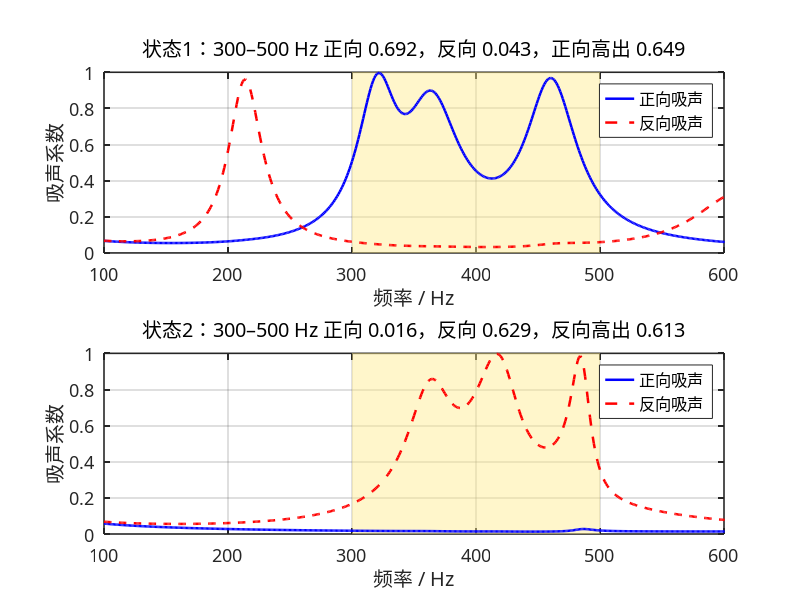

Recreate this plot in MATLAB.
clear;
clc;
close all;

%% 1. 基本参数

f = 100:1:700;
omega = 2*pi*f;
Nf = length(f);

rho0 = 1.29;
c0 = 343;
eta = 1.89e-5;
kappa = 0.026;
Cv = 712;
gamma = 1.4;

P0 = rho0*c0^2/gamma;
Z0 = rho0*c0;

nu = eta/rho0;
mu_bar = kappa/(rho0*Cv);

W = 30e-3;
L = 30e-3;
S = W*L;

Nc = 4;

%% 2. 四单胞结构参数

% 三层微穿孔板厚度（m）。两态共用。
t = 2e-3*ones(Nc,3);

% 12 个孔径（m）。每行一个单胞，三列是三块板。两态共用。
d = 1e-3 * [
    4.010869  0.476557  5.157657;
    0.358449  6.367800  3.411058;
    2.967288  0.100000  8.000000;
    3.908086  0.978698  6.866441
];

% 状态 1 的 8 个实际腔高（m）。每行一个单胞的两个腔。范围 10–80 mm。
H1 = 1e-3 * [
    72.281006  10.000000;
    80.000000  29.309394;
    67.270889  66.197444;
    57.816495  22.261956
];

% 状态 2 只改这 8 个实际腔高（m）。
H2 = 1e-3 * [
    10.000000  80.000000;
    12.611430  49.451512;
    10.000000  77.009630;
    10.000000  77.741460
];

n_holes = ones(Nc,3);
phi = pi*d.^2.*n_holes/(4*S);
weight = ones(1,Nc)/Nc;

%% 3. 折纸几何

a = 30;       % mm
hc = 20;      % mm
n0 = 4;
beta = 45;    % degree

%% 4. 微穿孔板阻抗（孔径不变，只算一次）

Zp = complex(zeros(Nc,3,Nf));

for s = 1:Nc
    for j = 1:3
        y = (d(s,j)/2)./sqrt(eta./(rho0*omega));
        q = y*sqrt(-1i);
        F = 1-2*besselj(1,q)./(q.*besselj(0,q));
        Z = 1i*omega*rho0*t(s,j)./(phi(s,j).*F) ...
          + sqrt(2)*eta*y./(phi(s,j)*d(s,j)) ...
          + 1i*0.85*omega*rho0*d(s,j)/phi(s,j);
        Zp(s,j,:) = reshape(Z,1,1,Nf);
    end
end

%% 5. Full Stinson Model（与腔高无关，只算一次）

N = 200;

Sv = zeros(1,Nf);
St = zeros(1,Nf);

for m = 0:N
    am = (2*m+1)*pi/W;
    for n = 0:N
        bn = (2*n+1)*pi/L;
        lambda2 = am^2+bn^2;
        wmn = 1/(am^2*bn^2);
        Sv = Sv + wmn*lambda2./(lambda2+1i*omega/nu);
        St = St + wmn*lambda2./(lambda2+1i*omega/mu_bar);
    end
end

Fv = 64*Sv/(W^2*L^2);
Ft = 64*St/(W^2*L^2);

rho_eff = rho0./(1-Fv);
K_eff = gamma*P0./(1+(gamma-1)*Ft);

k_eff = omega.*sqrt(rho_eff./K_eff);
Z_eff = sqrt(rho_eff.*K_eff);

%% 6. 两种腔高分别算正反向吸声

Hstate = cat(3,H1,H2);
alpha = zeros(2,2,Nf);

for state = 1:2
    H = Hstate(:,:,state);
    H_mm = H*1e3;
    h = H_mm/n0;

    if any(H_mm(:)<=0) || any(H_mm(:)>n0*hc)
        error('状态 %d 的腔高必须满足 0 < H <= %.0f mm。', state, n0*hc);
    end

    q = sqrt(max(0,hc^2-h.^2));
    V11 = a.*h.*q/16;
    V12 = h.*(a-hc).*q/(16*tand(beta));
    V13 = h.*q/24.*(hc/tand(beta)-q/2);
    V_mm3 = 8*n0.*(a^2.*h/8-V11-V12-V13);

    if any(V_mm3(:)<=0)
        error('状态 %d 的折纸腔体积出现非正值。', state);
    end

    H_eq = V_mm3*1e-9/S;

    fprintf('\n========== 状态 %d ==========\n', state);
    disp('实际腔高（mm）：');
    disp(H_mm);
    disp('等效腔高（mm）：');
    disp(H_eq*1e3);

    rf = complex(zeros(1,Nf));
    rb = complex(zeros(1,Nf));
    tau = complex(zeros(1,Nf));

    for ii = 1:Nf
        Y_total = complex(zeros(2,2));
        k = k_eff(ii);
        Z = Z_eff(ii);

        for s = 1:Nc
            Tp1 = [1,Zp(s,1,ii);0,1];
            Tp2 = [1,Zp(s,2,ii);0,1];
            Tp3 = [1,Zp(s,3,ii);0,1];

            Hc1 = H_eq(s,1);
            Hc2 = H_eq(s,2);
            Tc1 = [cos(k*Hc1),1i*Z*sin(k*Hc1);
                   1i*sin(k*Hc1)/Z,cos(k*Hc1)];
            Tc2 = [cos(k*Hc2),1i*Z*sin(k*Hc2);
                   1i*sin(k*Hc2)/Z,cos(k*Hc2)];

            Tm = Tp1*Tc1*Tp2*Tc2*Tp3;
            A = Tm(1,1);
            B = Tm(1,2);
            C = Tm(2,1);
            D = Tm(2,2);
            Ys = [D/B,C-A*D/B;1/B,-A/B];
            Y_total = Y_total+weight(s)*Ys;
        end

        Y11 = Y_total(1,1);
        Y12 = Y_total(1,2);
        Y21 = Y_total(2,1);
        Y22 = Y_total(2,2);

        A = -Y22/Y21;
        B = 1/Y21;
        C = Y12-Y11*Y22/Y21;
        D = Y11/Y21;

        den = A+B/Z0+C*Z0+D;
        tau(ii) = 2/den;
        rf(ii) = (A+B/Z0-C*Z0-D)/den;
        rb(ii) = (-A+B/Z0-C*Z0+D)/den;
    end

    alpha(state,1,:) = 1-abs(rf).^2-abs(tau).^2;
    alpha(state,2,:) = 1-abs(rb).^2-abs(tau).^2;
end

%% 7. 300–500 Hz 平均吸声

band = f>=300 & f<=500;
names = {'状态1','状态2'};

fprintf('\n========== 300–500 Hz ==========\n');
for state = 1:2
    af = squeeze(alpha(state,1,band)).';
    ab = squeeze(alpha(state,2,band)).';
    if state == 1
        gap = mean(af)-mean(ab);
        fprintf('%s  正向 %.4f  反向 %.4f  正向高出 %.4f\n', ...
            names{state}, mean(af), mean(ab), gap);
    else
        gap = mean(ab)-mean(af);
        fprintf('%s  正向 %.4f  反向 %.4f  反向高出 %.4f\n', ...
            names{state}, mean(af), mean(ab), gap);
    end
end

%% 8. 绘图

if ispc
    fontName = 'Microsoft YaHei';
else
    fontName = 'WenQuanYi Micro Hei';
end

figure('Color','w','Position',[80 40 980 760]);

for state = 1:2
    subplot(2,1,state);
    hold on;

    patch([300 500 500 300],[0 0 1 1],[1 0.92 0.55], ...
        'EdgeColor','none','FaceAlpha',0.45,'HandleVisibility','off');

    af = squeeze(alpha(state,1,:)).';
    ab = squeeze(alpha(state,2,:)).';
    hF = plot(f,af,'b-','LineWidth',1.8);
    hB = plot(f,ab,'r--','LineWidth',1.8);

    mf = mean(af(band));
    mb = mean(ab(band));
    if state == 1
        name = sprintf('状态1：300–500 Hz 正向 %.3f，反向 %.3f，正向高出 %.3f', ...
            mf, mb, mf-mb);
    else
        name = sprintf('状态2：300–500 Hz 正向 %.3f，反向 %.3f，反向高出 %.3f', ...
            mf, mb, mb-mf);
    end

    grid on;
    box on;
    xlim([100 600]);
    ylim([0 1]);
    xticks(100:100:600);
    yticks(0:0.2:1);
    xlabel('频率 / Hz');
    ylabel('吸声系数');
    title(name,'FontWeight','normal');
    legend([hF,hB],{'正向吸声','反向吸声'},'Location','northeast');
    set(gca,'FontName',fontName,'FontSize',13,'LineWidth',1.1,'TickDir','in');
end

outDir = fileparts(mfilename('fullpath'));
if isempty(outDir)
    outDir = pwd;
end
print(gcf, fullfile(outDir, 'origami_two_state_result.png'), '-dpng', '-r140');
fprintf('图已保存。\n');
